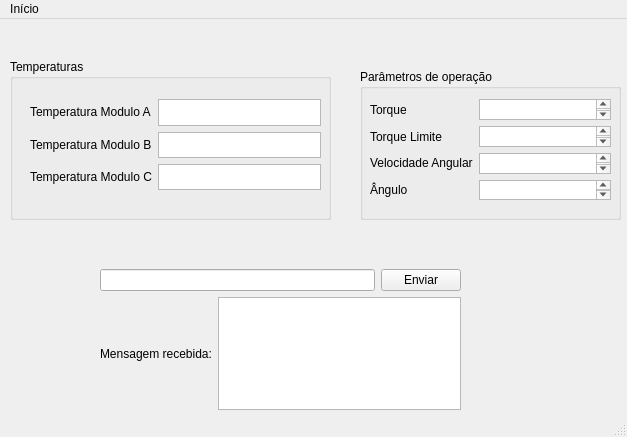
<?xml version="1.0" encoding="UTF-8"?>
<ui version="4.0">
 <class>MainWindow</class>
 <widget class="QMainWindow" name="MainWindow">
  <property name="geometry">
   <rect>
    <x>0</x>
    <y>0</y>
    <width>627</width>
    <height>437</height>
   </rect>
  </property>
  <property name="windowTitle">
   <string>MainWindow</string>
  </property>
  <widget class="QWidget" name="centralwidget">
   <widget class="QGroupBox" name="groupBoxTemperature">
    <property name="enabled">
     <bool>true</bool>
    </property>
    <property name="geometry">
     <rect>
      <x>10</x>
      <y>40</y>
      <width>321</width>
      <height>161</height>
     </rect>
    </property>
    <property name="sizePolicy">
     <sizepolicy hsizetype="Fixed" vsizetype="Fixed">
      <horstretch>0</horstretch>
      <verstretch>0</verstretch>
     </sizepolicy>
    </property>
    <property name="title">
     <string>Temperaturas</string>
    </property>
    <widget class="QWidget" name="layoutWidget">
     <property name="geometry">
      <rect>
       <x>20</x>
       <y>40</y>
       <width>291</width>
       <height>91</height>
      </rect>
     </property>
     <layout class="QHBoxLayout" name="horizontalLayout_3">
      <property name="sizeConstraint">
       <enum>QLayout::SetNoConstraint</enum>
      </property>
      <item>
       <layout class="QVBoxLayout" name="verticalLayout_3">
        <item>
         <widget class="QLabel" name="label_3">
          <property name="text">
           <string>Temperatura Modulo A</string>
          </property>
         </widget>
        </item>
        <item>
         <widget class="QLabel" name="label_4">
          <property name="text">
           <string>Temperatura Modulo B</string>
          </property>
         </widget>
        </item>
        <item>
         <widget class="QLabel" name="label_5">
          <property name="text">
           <string>Temperatura Modulo C</string>
          </property>
         </widget>
        </item>
       </layout>
      </item>
      <item>
       <layout class="QVBoxLayout" name="verticalLayout_2">
        <item alignment="Qt::AlignVCenter">
         <widget class="QTextBrowser" name="textTempModuleA">
          <property name="layoutDirection">
           <enum>Qt::LeftToRight</enum>
          </property>
         </widget>
        </item>
        <item alignment="Qt::AlignVCenter">
         <widget class="QTextBrowser" name="textTempModuleB"/>
        </item>
        <item alignment="Qt::AlignVCenter">
         <widget class="QTextBrowser" name="textTempModuleC"/>
        </item>
       </layout>
      </item>
     </layout>
    </widget>
   </widget>
   <widget class="QGroupBox" name="groupBoxOperation">
    <property name="geometry">
     <rect>
      <x>360</x>
      <y>50</y>
      <width>261</width>
      <height>151</height>
     </rect>
    </property>
    <property name="title">
     <string>Parâmetros de operação</string>
    </property>
    <widget class="QWidget" name="layoutWidget">
     <property name="geometry">
      <rect>
       <x>10</x>
       <y>30</y>
       <width>241</width>
       <height>101</height>
      </rect>
     </property>
     <layout class="QHBoxLayout" name="horizontalLayout">
      <item>
       <layout class="QVBoxLayout" name="verticalLayout">
        <item>
         <widget class="QLabel" name="label_7">
          <property name="text">
           <string>Torque</string>
          </property>
         </widget>
        </item>
        <item>
         <widget class="QLabel" name="label_8">
          <property name="text">
           <string>Torque Limite</string>
          </property>
         </widget>
        </item>
        <item>
         <widget class="QLabel" name="label_6">
          <property name="text">
           <string>Velocidade Angular</string>
          </property>
         </widget>
        </item>
        <item>
         <widget class="QLabel" name="label_2">
          <property name="text">
           <string>Ângulo</string>
          </property>
         </widget>
        </item>
       </layout>
      </item>
      <item>
       <layout class="QVBoxLayout" name="verticalLayout_4">
        <item>
         <widget class="QTextBrowser" name="textBrowser_4"/>
        </item>
        <item>
         <widget class="QTextBrowser" name="textBrowser_5"/>
        </item>
        <item>
         <widget class="QTextBrowser" name="textBrowser_6"/>
        </item>
        <item>
         <widget class="QTextBrowser" name="textBrowser_7"/>
        </item>
       </layout>
      </item>
     </layout>
    </widget>
   </widget>
   <widget class="QWidget" name="layoutWidget">
    <property name="geometry">
     <rect>
      <x>100</x>
      <y>250</y>
      <width>361</width>
      <height>141</height>
     </rect>
    </property>
    <layout class="QVBoxLayout" name="verticalLayout_5">
     <item>
      <layout class="QHBoxLayout" name="horizontalLayout_2">
       <item>
        <widget class="QLineEdit" name="message"/>
       </item>
       <item>
        <widget class="QPushButton" name="sendButton">
         <property name="text">
          <string>Enviar</string>
         </property>
        </widget>
       </item>
      </layout>
     </item>
     <item>
      <layout class="QHBoxLayout" name="horizontalLayout_4">
       <item>
        <widget class="QLabel" name="label">
         <property name="text">
          <string>Mensagem recebida:</string>
         </property>
        </widget>
       </item>
       <item>
        <widget class="QTextBrowser" name="messageReceived"/>
       </item>
      </layout>
     </item>
    </layout>
   </widget>
  </widget>
  <widget class="QMenuBar" name="menubar">
   <property name="geometry">
    <rect>
     <x>0</x>
     <y>0</y>
     <width>627</width>
     <height>22</height>
    </rect>
   </property>
   <widget class="QMenu" name="menuIn_cio">
    <property name="title">
     <string>Início</string>
    </property>
   </widget>
   <addaction name="menuIn_cio"/>
  </widget>
  <widget class="QStatusBar" name="statusbar"/>
 </widget>
 <resources/>
 <connections/>
</ui>
